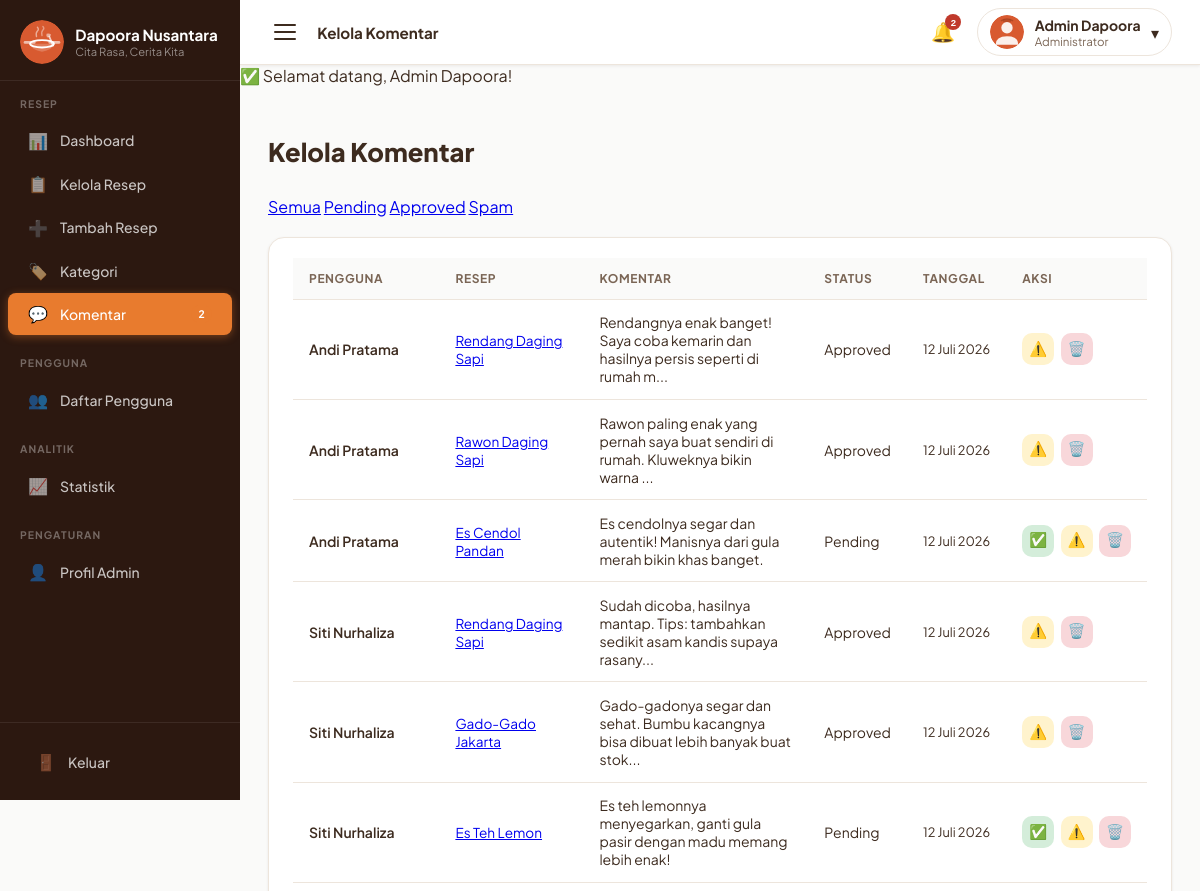
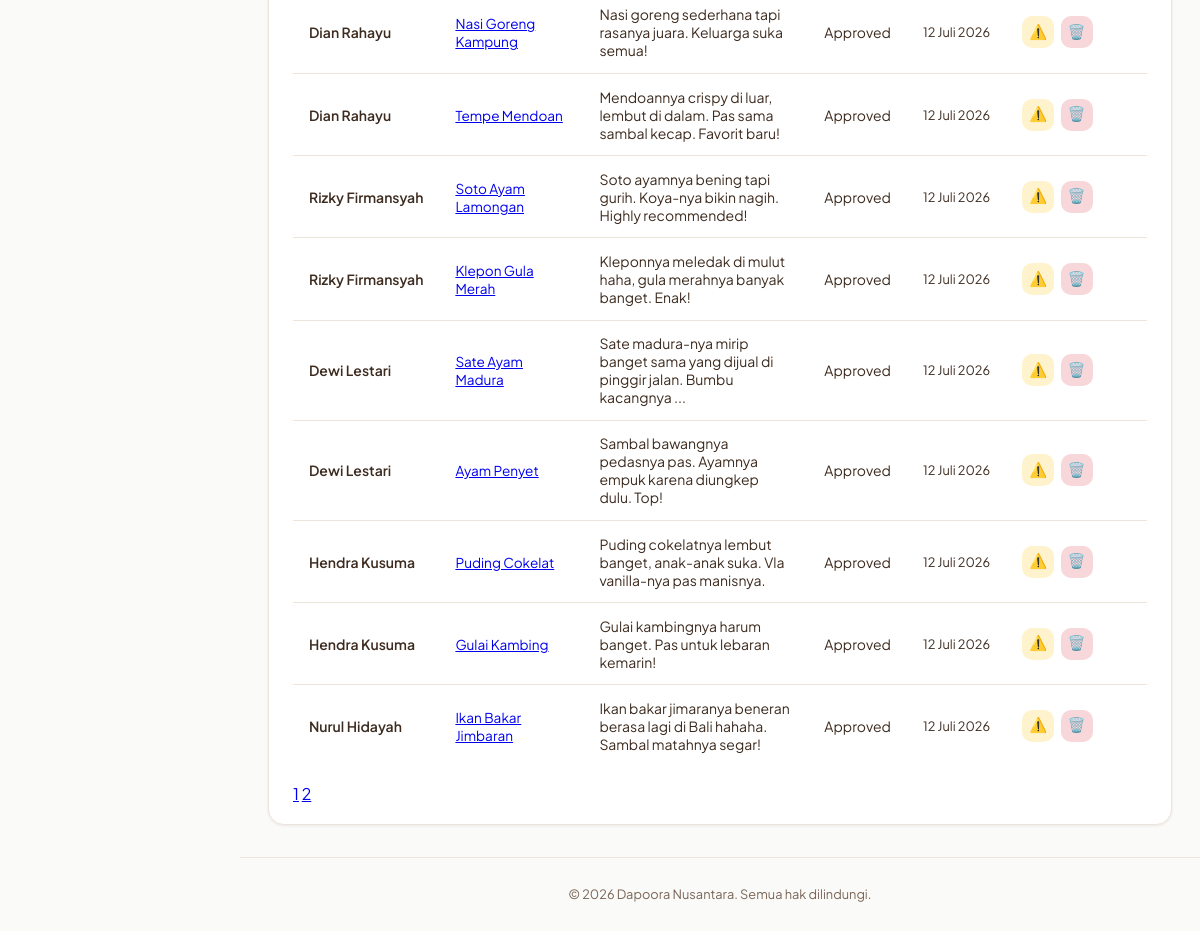
The page /admin/komentar.php (signed in) on the database its author committed (2 pictures, top to bottom).
### tables this page shows
CREATE TABLE comments (
    id          INT UNSIGNED    NOT NULL AUTO_INCREMENT,
    user_id     INT UNSIGNED    NOT NULL,
    recipe_id   INT UNSIGNED    NOT NULL,
    komentar    TEXT            NOT NULL,
    status      ENUM('approved','pending','spam') NOT NULL DEFAULT 'pending',
    created_at  DATETIME        NOT NULL DEFAULT CURRENT_TIMESTAMP,

    PRIMARY KEY (id),
    INDEX   idx_comments_user_id   (user_id),
    INDEX   idx_comments_recipe_id (recipe_id),
    INDEX   idx_comments_status    (status),
    INDEX   idx_comments_rec_stat  (recipe_id, status),

    CONSTRAINT fk_comments_user
        FOREIGN KEY (user_id)   REFERENCES users(id)   ON DELETE CASCADE ON UPDATE CASCADE,
    CONSTRAINT fk_comments_recipe
        FOREIGN KEY (recipe_id) REFERENCES recipes(id) ON DELETE CASCADE ON UPDATE CASCADE
);

CREATE TABLE users (
    id            INT UNSIGNED    NOT NULL AUTO_INCREMENT,
    nama          VARCHAR(100)    NOT NULL,
    email         VARCHAR(150)    NOT NULL,
    password      VARCHAR(255)    NOT NULL,
    foto_profil   VARCHAR(255)        NULL DEFAULT NULL,
    status        ENUM('aktif','nonaktif') NOT NULL DEFAULT 'aktif',
    created_at    DATETIME        NOT NULL DEFAULT CURRENT_TIMESTAMP,

    PRIMARY KEY (id),
    UNIQUE  KEY uq_users_email   (email),
    INDEX   idx_users_status     (status),
    INDEX   idx_users_created_at (created_at)
);

CREATE TABLE recipes (
    id              INT UNSIGNED    NOT NULL AUTO_INCREMENT,
    admin_id        INT UNSIGNED    NOT NULL,
    category_id     INT UNSIGNED    NOT NULL,
    judul           VARCHAR(200)    NOT NULL,
    slug            VARCHAR(220)    NOT NULL,
    foto            VARCHAR(255)        NULL DEFAULT NULL,
    deskripsi       TEXT                NULL DEFAULT NULL,
    bahan           LONGTEXT            NULL DEFAULT NULL COMMENT 'JSON array of ingredients',
    langkah         LONGTEXT            NULL DEFAULT NULL COMMENT 'JSON array of steps',
    waktu_memasak   SMALLINT UNSIGNED   NOT NULL DEFAULT 30 COMMENT 'in minutes',
    porsi           TINYINT UNSIGNED    NOT NULL DEFAULT 2,
    kesulitan       ENUM('mudah','sedang','sulit') NOT NULL DEFAULT 'mudah',
    status          ENUM('publish','draft')        NOT NULL DEFAULT 'draft',
    created_at      DATETIME        NOT NULL DEFAULT CURRENT_TIMESTAMP,
    updated_at      DATETIME        NOT NULL DEFAULT CURRENT_TIMESTAMP ON UPDATE CURRENT_TIMESTAMP,

    PRIMARY KEY (id),
    UNIQUE  KEY uq_recipes_slug         (slug),
    INDEX   idx_recipes_admin_id        (admin_id),
    INDEX   idx_recipes_category_id     (category_id),
    INDEX   idx_recipes_status          (status),
    INDEX   idx_recipes_kesulitan       (kesulitan),
    INDEX   idx_recipes_created_at      (created_at),
    INDEX   idx_recipes_status_cat      (status, category_id),

    CONSTRAINT fk_recipes_admin
        FOREIGN KEY (admin_id)    REFERENCES admins(id)     ON DELETE RESTRICT  ON UPDATE CASCADE,
    CONSTRAINT fk_recipes_category
        FOREIGN KEY (category_id) REFERENCES categories(id) ON DELETE RESTRICT  ON UPDATE CASCADE
);

### admin/komentar.php (the view, shortened to what this page needs)
<?php
require_once __DIR__ . '/../config/helpers.php';
$db = getDB();
$filter = sanitize($_GET['status'] ?? '');
$page   = max(1,(int)($_GET['page'] ?? 1));
$perPage= 15; $offset=($page-1)*$perPage;
$where  = $filter ? "WHERE cm.status=?" : '';
$params = $filter ? [$filter] : [];
$total  = $db->prepare("SELECT COUNT(*) FROM comments cm $where");
$total->execute($params); $total=$total->fetchColumn();
$totalPages = max(1,ceil($total/$perPage));
$stmt = $db->prepare("
    SELECT cm.*, u.nama AS user_nama, r.judul AS resep_judul, r.slug AS resep_slug
    FROM comments cm
    JOIN users u  ON u.id=cm.user_id
    JOIN recipes r ON r.id=cm.recipe_id
    $where ORDER BY cm.created_at DESC LIMIT ? OFFSET ?
");
$stmt->execute(array_merge($params,[$perPage,$offset]));
$comments = $stmt->fetchAll();
include __DIR__ . '/includes/header_admin.php';
?>
<div class="page-header"><h1>Kelola Komentar</h1></div>
<div class="filter-pills" style="margin-bottom:1.25rem">
  <?php foreach ([''  =>'Semua','pending'=>'Pending','approved'=>'Approved','spam'=>'Spam'] as $v=>$l): ?>
    <a href="?status=<?= $v ?>" class="pill <?= $filter===$v?'active':'' ?>"><?= $l ?></a>
  <?php endforeach; ?>
</div>
<div class="widget">
  <div class="widget-body">
    <div class="table-wrap">
      <table class="admin-table">
        <thead><tr><th>Pengguna</th><th>Resep</th><th>Komentar</th><th>Status</th><th>Tanggal</th><th>Aksi</th></tr></thead>
        <tbody>
          <?php foreach ($comments as $c): ?>
            <tr>
              <td style="font-weight:600;white-space:nowrap"><?= sanitize($c['user_nama']) ?></td>
              <td>
                <a href="<?= BASE_URL ?>/pages/detail_resep.php?slug=<?= urlencode($c['resep_slug']) ?>"
                   style="font-size:.85rem" target="_blank">
                  <?= truncateText(sanitize($c['resep_judul']),30) ?>
                </a>
              </td>
              <td style="max-width:260px;font-size:.875rem"><?= truncateText(sanitize($c['komentar']),80) ?></td>
              <td>
                <span class="badge badge-<?= $c['status']==='approved'?'success':($c['status']==='pending'?'warning':'danger') ?>">
                  <?= ucfirst($c['status']) ?>
                </span>
              </td>
              <td style="white-space:nowrap;font-size:.8rem"><?= formatTanggal($c['created_at']) ?></td>
              <td>
                <div class="action-btns">
                  <?php if ($c['status'] !== 'approved'): ?>
                    <button class="btn-icon approve update-komentar" data-id="<?= $c['id'] ?>" data-status="approved" title="Approve">✅</button>
                  <?php endif; ?>
                  <?php if ($c['status'] !== 'spam'): ?>
                    <button class="btn-icon spam update-komentar" data-id="<?= $c['id'] ?>" data-status="spam" title="Spam">⚠️</button>
                  <?php endif; ?>
                  <button class="btn-icon delete hapus-komentar" data-id="<?= $c['id'] ?>" title="Hapus">🗑️</button>
                </div>
              </td>
            </tr>
          <?php endforeach; ?>
        </tbody>
      </table>
    </div>
    <?php if ($totalPages>1): ?>
      <div class="pagination" style="margin-top:1rem">
        <?php for ($i=1;$i<=$totalPages;$i++): ?>
          <a href="?<?= http_build_query(['page'=>$i,'status'=>$filter]) ?>"
             class="page-link <?= $i===$page?'active':'' ?>"><?= $i ?></a>
        <?php endfor; ?>
      </div>
    <?php endif; ?>
  </div>
</div>
<?php
include __DIR__ . '/includes/footer_admin.php';
?>

### assets/css/admin.css (style rules this page uses)
:root { --sidebar-bg: #2c1810; --sidebar-text: rgba(255, 255, 255, 0.75); --sidebar-hover: rgba(232, 123, 46, 0.18); --sidebar-active-bg: var(--primary); --sidebar-w: 240px; --topbar-h: 64px; --primary: #e87b2e; --primary-dark: #c5621a; --primary-pale: #fef3ea; --white: #ffffff; --gray-50: #fafaf9; --gray-100: #f5f0ec; --gray-200: #ede5dc; --gray-300: #d6c9bb; --text: #3d2b1f; --text-muted: #7a6555; --shadow-sm: 0 1px 3px rgba(60, 30, 10, 0.08); --shadow-md: 0 4px 16px rgba(60, 30, 10, 0.12); --success: #2d8a4e; --danger: #c0392b; --warning: #d4900a; --radius: 10px; --radius-lg: 16px; --radius-full: 9999px; --transition: 0.22s ease; --font-main: "Plus Jakarta Sans", "Segoe UI", sans-serif; }
body.admin-body { font-family: var(--font-main); background: var(--gray-50); color: var(--text); margin: 0; min-height: 100vh; display: flex; -webkit-font-smoothing: antialiased; }
.page-header { margin-bottom: 1.75rem; }
.page-header h1 { font-size: 1.6rem; font-family: "Plus Jakarta Sans", sans-serif; font-weight: 800; }
.widget { background: var(--white); border-radius: var(--radius-lg); border: 1px solid var(--gray-200); box-shadow: var(--shadow-sm); overflow: hidden; }
.widget-body { padding: 1.25rem 1.5rem; }
.table-wrap { overflow-x: auto; }
table.admin-table { width: 100%; border-collapse: collapse; font-size: 0.875rem; }
.admin-table th { background: var(--gray-50); padding: 0.8rem 1rem; text-align: left; font-size: 0.75rem; font-weight: 700; text-transform: uppercase; letter-spacing: 0.05em; color: var(--text-muted); border-bottom: 1.5px solid var(--gray-200); white-space: nowrap; }
.admin-table td { padding: 0.85rem 1rem; border-bottom: 1px solid var(--gray-200); vertical-align: middle; }
.admin-table tbody tr:last-child td { border-bottom: none; }
.action-btns { display: flex; gap: 0.4rem; align-items: center; }
.btn-icon { width: 32px; height: 32px; border-radius: var(--radius); display: flex; align-items: center; justify-content: center; border: none; font-size: 0.9rem; cursor: pointer; transition: all var(--transition); text-decoration: none; }
.btn-icon.delete { background: #f8d7da; color: var(--danger); }
.btn-icon.approve { background: #d4edda; color: var(--success); }
.btn-icon.spam { background: #fff3cd; color: var(--warning); }

### rows shown on the page
comments: user.nama "Andi Pratama", recipe.judul "Rendang Daging Sapi", komentar "Rendangnya enak banget! Saya coba kemarin dan hasilnya persis seperti di rumah m...", status "Approved", created_at "12 Juli 2026"
comments: user.nama "Andi Pratama", recipe.judul "Rawon Daging Sapi", komentar "Rawon paling enak yang pernah saya buat sendiri di rumah. Kluweknya bikin warna ...", status "Approved", created_at "12 Juli 2026"
comments: user.nama "Andi Pratama", recipe.judul "Es Cendol Pandan", komentar "Es cendolnya segar dan autentik! Manisnya dari gula merah bikin khas banget.", status "Pending", created_at "12 Juli 2026"
comments: user.nama "Siti Nurhaliza", recipe.judul "Rendang Daging Sapi", komentar "Sudah dicoba, hasilnya mantap. Tips: tambahkan sedikit asam kandis supaya rasany...", status "Approved", created_at "12 Juli 2026"
comments: user.nama "Siti Nurhaliza", recipe.judul "Gado-Gado Jakarta", komentar "Gado-gadonya segar dan sehat. Bumbu kacangnya bisa dibuat lebih banyak buat stok...", status "Approved", created_at "12 Juli 2026"
comments: user.nama "Siti Nurhaliza", recipe.judul "Es Teh Lemon", komentar "Es teh lemonnya menyegarkan, ganti gula pasir dengan madu memang lebih enak!", status "Pending", created_at "12 Juli 2026"
comments: user.nama "Dian Rahayu", recipe.judul "Nasi Goreng Kampung", komentar "Nasi goreng sederhana tapi rasanya juara. Keluarga suka semua!", status "Approved", created_at "12 Juli 2026"
comments: user.nama "Dian Rahayu", recipe.judul "Tempe Mendoan", komentar "Mendoannya crispy di luar, lembut di dalam. Pas sama sambal kecap. Favorit baru!", status "Approved", created_at "12 Juli 2026"
comments: user.nama "Rizky Firmansyah", recipe.judul "Soto Ayam Lamongan", komentar "Soto ayamnya bening tapi gurih. Koya-nya bikin nagih. Highly recommended!", status "Approved", created_at "12 Juli 2026"
comments: user.nama "Rizky Firmansyah", recipe.judul "Klepon Gula Merah", komentar "Kleponnya meledak di mulut haha, gula merahnya banyak banget. Enak!", status "Approved", created_at "12 Juli 2026"
comments: user.nama "Dewi Lestari", recipe.judul "Sate Ayam Madura", komentar "Sate madura-nya mirip banget sama yang dijual di pinggir jalan. Bumbu kacangnya ...", status "Approved", created_at "12 Juli 2026"
comments: user.nama "Dewi Lestari", recipe.judul "Ayam Penyet", komentar "Sambal bawangnya pedasnya pas. Ayamnya empuk karena diungkep dulu. Top!", status "Approved", created_at "12 Juli 2026"
comments: user.nama "Hendra Kusuma", recipe.judul "Puding Cokelat", komentar "Puding cokelatnya lembut banget, anak-anak suka. Vla vanilla-nya pas manisnya.", status "Approved", created_at "12 Juli 2026"
comments: user.nama "Hendra Kusuma", recipe.judul "Gulai Kambing", komentar "Gulai kambingnya harum banget. Pas untuk lebaran kemarin!", status "Approved", created_at "12 Juli 2026"
comments: user.nama "Nurul Hidayah", recipe.judul "Ikan Bakar Jimbaran", komentar "Ikan bakar jimaranya beneran berasa lagi di Bali hahaha. Sambal matahnya segar!", status "Approved", created_at "12 Juli 2026"

### other values the page prints
SITE_NAME "Dapoora Nusantara"
SITE_TAGLINE "Cita Rasa, Cerita Kita"
$c "2"
$pageTitle "Kelola Komentar"
$n "2"
$_SESSION['admin_nama'] "Admin Dapoora"
$icon "✅"
$flash['msg'] "Selamat datang, Admin Dapoora!"
$l "Semua"
$l "Pending"
$l "Approved"
$l "Spam"
